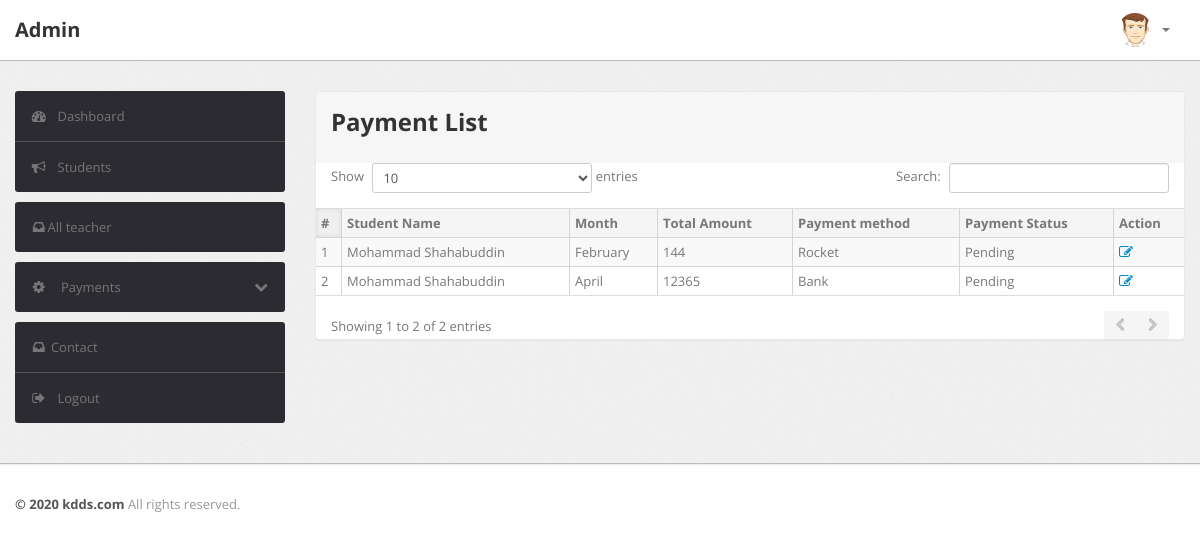
Screenshot of /admin/payment.php with the database file from the repository.
### tables this page shows
CREATE TABLE `payment` (
  `id` int(11) NOT NULL,
  `username` varchar(200) NOT NULL,
  `month` varchar(200) NOT NULL,
  `amount` int(11) NOT NULL,
  `fine` int(11) NOT NULL,
  `total` int(11) NOT NULL,
  `method` varchar(200) NOT NULL,
  `status` varchar(200) NOT NULL,
  `date` timestamp NOT NULL DEFAULT CURRENT_TIMESTAMP ON UPDATE CURRENT_TIMESTAMP
);

CREATE TABLE `student` (
  `id` int(11) NOT NULL,
  `username` varchar(200) NOT NULL,
  `name` varchar(200) NOT NULL,
  `guardian` varchar(200) NOT NULL,
  `class` int(11) NOT NULL,
  `section` varchar(200) NOT NULL,
  `roll` int(11) NOT NULL,
  `email` varchar(200) NOT NULL,
  `password` varchar(200) NOT NULL,
  `date` timestamp NOT NULL DEFAULT CURRENT_TIMESTAMP ON UPDATE CURRENT_TIMESTAMP
);

### admin/payment.php (the view, shortened to what this page needs)
<?php
    include"include/config.php";
?>
<?php include"include/header.php"; ?>
<div class="wrapper">
    <div class="container">
        <div class="row">
            <?php include"include/sidebar.php"; ?>
            <div class="span9">
                <div class="content">
                    <div class="btn-controls">
                        <div class="btn-box-row row-fluid">
                            <div class="module">
                                <div class="module-head">
                                    <h2>Payment List</h2>
                                </div>
                                <table class="table table-striped table-bordered table-condensed datatable-1">
                                    <thead>
                                        <tr>
                                            <th>#</th>
                                            <th>Student Name</th>
                                            <th>Month</th>
                                            <th>Total Amount</th>
                                            <th>Payment method</th>
                                            <th>Payment Status</th>
                                            <th>Action</th>
                                        </tr>
                                    </thead>
                                    <tbody>
                                        <?php
                                            $query = "SELECT student.name, payment.month, payment.total, payment.method, payment.status, payment.id FROM payment,student WHERE payment.username = student.username AND payment.status='pending' ";
                                            $select_query = mysqli_query($connection, $query);
                                            $cnt = 1;
                                            while($row = mysqli_fetch_assoc($select_query)){
                                            $name = $row['name'];
                                            $month = $row['month'];
                                            $total = $row['total'];
                                            $method = $row['method'];
                                            $status = $row['status'];
                                        ?>
                                        <tr>
                                            <td><?php echo $cnt ;?></td>
                                            <td><?php echo $name; ?></td>
                                            <td><?php echo $month; ?></td>
                                            <td><?php echo $total; ?></td>
                                            <td><?php echo $method; ?></td>
                                            <td><?php echo $status; ?></td>
                                            <td>
                                                <a href="edit-payment.php?id=<?php echo $row['id']?>" ><i class="icon-edit"></i></a>
                                            </td>
                                        </tr> <?php $cnt=$cnt+1; } ?>
                                    </tbody>
                                </table>
                            </div>
                        </div>
                    </div>
                </div>
            </div>
        </div>
    </div>
</div>
<?php include"include/footer.php"; ?>

### admin/css/theme.css (style rules this page uses)
body { font-size: 13px; font-family: 'Open Sans', Arial, sans-serif; background: #fff; color: #777 }
h1, h2, h3, h4, h5, h6 { color: #333; margin-top: 0 }
h2 { font-size: 24px }
.wrapper { background: url(../images/bg.png) #eee; border-bottom: 1px solid #bbb; -webkit-box-shadow: 0 1px 2px rgba(0,0,0,0.1); -moz-box-shadow: 0 1px 2px rgba(0,0,0,0.1); box-shadow: 0 1px 2px rgba(0,0,0,0.1); padding: 30px 0 }
body [class^="icon-"], body [class*=" icon-"] { font-size: 14px; line-height: 20px; height: 20px }
.module { background: #fff; -webkit-border-radius: 3px; -moz-border-radius: 3px; border-radius: 3px; border: 1px solid #ccc; border-bottom-color: #bbb; -webkit-box-shadow: 0 0 1px rgba(0,0,0,0.2); -moz-box-shadow: 0 0 1px rgba(0,0,0,0.2); box-shadow: 0 0 1px rgba(0,0,0,0.2); margin-bottom: 30px }
.table { margin-bottom: 0 }
.table th, .table td { border-color: #d5d5d5!important }
.table-bordered thead:first-child tr:first-child>th:first-child, .table-bordered tbody:first-child tr:first-child>td:first-child { -webkit-border-top-left-radius: 2px; -moz-border-radius-topleft: 2px; border-top-left-radius: 2px }
.table-bordered thead:first-child tr:first-child>th:last-child, .table-bordered tbody:first-child tr:first-child>td:last-child { -webkit-border-top-right-radius: 2px; -moz-border-radius-topright: 2px; border-top-right-radius: 2px }
.table-bordered thead:last-child tr:last-child>th:first-child, .table-bordered tbody:last-child tr:last-child>td:first-child, .table-bordered tfoot:last-child tr:last-child>td:first-child { -webkit-border-bottom-left-radius: 2px; -moz-border-radius-bottomleft: 2px; border-bottom-left-radius: 2px }
.table-bordered thead:last-child tr:last-child>th:last-child, .table-bordered tbody:last-child tr:last-child>td:last-child, .table-bordered tfoot:last-child tr:last-child>td:last-child { -webkit-border-bottom-right-radius: 2px; -moz-border-radius-bottomright: 2px; border-bottom-right-radius: 2px }
.module { box-shadow: 0 0 3px rgba(0,0,0,.1); border-color: #e9e9e9; margin-bottom: 20px; background-color: #fff; border-radius: 4px; -webkit-box-shadow: 0 1px 1px rgba(0,0,0,.05); box-shadow: 0 1px 1px rgba(0,0,0,.05); }
.module-head { color: #767676; background-color: #f6f6f6; border-color: #e9e9e9; padding: 10px 15px; border-bottom: 1px solid transparent; border-top-right-radius: 3px; border-top-left-radius: 3px; }
.dataTables_wrapper table th { background: #f5f5f5; cursor: pointer }
.dataTables_wrapper table th.sorting_asc, .dataTables_wrapper table th.sorting_desc { background: #f0f0f0; -webkit-box-shadow: 0 0 5px rgba(0,0,0,0.1) inset; -moz-box-shadow: 0 0 5px rgba(0,0,0,0.1) inset; box-shadow: 0 0 5px rgba(0,0,0,0.1) inset }
.dataTables_wrapper .table-bordered { -webkit-border-radius: 0; -moz-border-radius: 0; border-radius: 0; border-left: 0; border-right: 0 }
.dataTables_wrapper .table-bordered thead tr>th:first-child, .dataTables_wrapper .table-bordered tbody tr>td:first-child, .dataTables_wrapper .table-bordered tfoot tr>td:first-child, .dataTables_wrapper .table-bordered tfoot tr>th:first-child { border-left: 0 }
.dataTables_wrapper .table-bordered thead:first-child tr:first-child>th:first-child, .dataTables_wrapper .table-bordered tbody:first-child tr:first-child>td:first-child { -webkit-border-top-left-radius: 0; -moz-border-radius-topleft: 0; border-top-left-radius: 0 }
.dataTables_wrapper .table-bordered thead:first-child tr:first-child>th:last-child, .dataTables_wrapper .table-bordered tbody:first-child tr:first-child>td:last-child { -webkit-border-top-right-radius: 0; -moz-border-radius-topright: 0; border-top-right-radius: 0 }
.dataTables_wrapper .table-bordered thead:last-child tr:last-child>th:first-child, .dataTables_wrapper .table-bordered tbody:last-child tr:last-child>td:first-child, .dataTables_wrapper .table-bordered tfoot:last-child tr:last-child>td:first-child { -webkit-border-bottom-left-radius: 0; -moz-border-radius-bottomleft: 0; border-bottom-left-radius: 0 }
.dataTables_wrapper .table-bordered thead:last-child tr:last-child>th:last-child, .dataTables_wrapper .table-bordered tbody:last-child tr:last-child>td:last-child, .dataTables_wrapper .table-bordered tfoot:last-child tr:last-child>td:last-child { -webkit-border-bottom-right-radius: 0; -moz-border-radius-bottomright: 0; border-bottom-right-radius: 0 }

### rows the page displays
payment: student.name "Mohammad Shahabuddin", month "February", total "144", method "Rocket", status "Pending"
payment: student.name "Mohammad Shahabuddin", month "April", total "12365", method "Bank", status "Pending"
